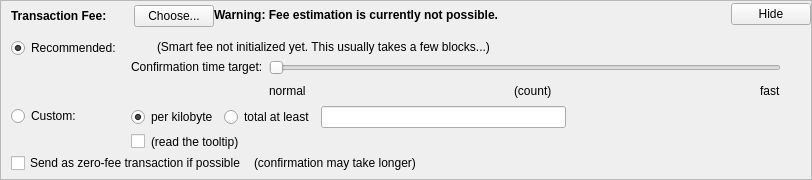
    <widget class="QFrame" name="frameFee">
     <property name="sizePolicy">
      <sizepolicy hsizetype="Expanding" vsizetype="Expanding">
       <horstretch>0</horstretch>
       <verstretch>0</verstretch>
      </sizepolicy>
     </property>
     <property name="maximumSize">
      <size>
       <width>16777215</width>
       <height>16777215</height>
      </size>
     </property>
     <property name="frameShape">
      <enum>QFrame::StyledPanel</enum>
     </property>
     <property name="frameShadow">
      <enum>QFrame::Sunken</enum>
     </property>
     <layout class="QVBoxLayout" name="verticalLayoutFee1">
      <property name="spacing">
       <number>0</number>
      </property>
      <property name="leftMargin">
       <number>0</number>
      </property>
      <property name="topMargin">
       <number>0</number>
      </property>
      <property name="rightMargin">
       <number>0</number>
      </property>
      <property name="bottomMargin">
       <number>0</number>
      </property>
      <item>
       <layout class="QVBoxLayout" name="verticalLayoutFee2" stretch="0,0,0">
        <property name="spacing">
         <number>0</number>
        </property>
        <property name="leftMargin">
         <number>10</number>
        </property>
        <property name="topMargin">
         <number>0</number>
        </property>
        <item>
         <layout class="QHBoxLayout" name="horizontalLayoutFee1">
          <property name="bottomMargin">
           <number>0</number>
          </property>
          <item>
           <layout class="QVBoxLayout" name="verticalLayoutFee7">
            <property name="spacing">
             <number>0</number>
            </property>
            <item>
             <spacer name="verticalSpacerSmartFee">
              <property name="orientation">
               <enum>Qt::Vertical</enum>
              </property>
              <property name="sizeType">
               <enum>QSizePolicy::Fixed</enum>
              </property>
              <property name="sizeHint" stdset="0">
               <size>
                <width>1</width>
                <height>4</height>
               </size>
              </property>
             </spacer>
            </item>
            <item>
             <layout class="QHBoxLayout" name="horizontalLayoutSmartFee">
              <property name="spacing">
               <number>10</number>
              </property>
              <item>
               <widget class="QLabel" name="labelFeeHeadline">
                <property name="sizePolicy">
                 <sizepolicy hsizetype="Preferred" vsizetype="Maximum">
                  <horstretch>0</horstretch>
                  <verstretch>0</verstretch>
                 </sizepolicy>
                </property>
                <property name="font">
                 <font>
                  <weight>75</weight>
                  <bold>true</bold>
                 </font>
                </property>
                <property name="styleSheet">
                 <string notr="true">font-weight:bold;</string>
                </property>
                <property name="text">
                 <string>Transaction Fee:</string>
                </property>
               </widget>
              </item>
              <item>
               <widget class="QLabel" name="labelFeeMinimized">
                <property name="text">
                 <string/>
                </property>
               </widget>
              </item>
              <item>
               <widget class="QPushButton" name="buttonChooseFee">
                <property name="text">
                 <string>Choose...</string>
                </property>
               </widget>
              </item>
             </layout>
            </item>
            <item>
             <spacer name="verticalSpacer_5">
              <property name="orientation">
               <enum>Qt::Vertical</enum>
              </property>
              <property name="sizeHint" stdset="0">
               <size>
                <width>1</width>
                <height>1</height>
               </size>
              </property>
             </spacer>
            </item>
           </layout>
          </item>
          <item>
           <widget class="QLabel" name="fallbackFeeWarningLabel">
            <property name="toolTip">
             <string>Using the fallbackfee can result in sending a transaction that will take several hours or days (or never) to confirm. Consider choosing your fee manually or wait until your have validated the complete chain.</string>
            </property>
            <property name="font">
            <font>
                <weight>75</weight>
                <bold>true</bold>
            </font>
            </property>
            <property name="text">
             <string>Warning: Fee estimation is currently not possible.</string>
            </property>
            <property name="wordWrap">
             <bool>false</bool>
            </property>
           </widget>
          </item>
          <item>
           <spacer name="horizontalSpacer_4">
            <property name="orientation">
             <enum>Qt::Horizontal</enum>
            </property>
            <property name="sizeType">
             <enum>QSizePolicy::MinimumExpanding</enum>
            </property>
            <property name="sizeHint" stdset="0">
             <size>
              <width>40</width>
              <height>20</height>
             </size>
            </property>
           </spacer>
          </item>
          <item>
           <widget class="QPushButton" name="buttonMinimizeFee">
            <property name="toolTip">
             <string>collapse fee-settings</string>
            </property>
            <property name="text">
             <string>Hide</string>
            </property>
           </widget>
          </item>
         </layout>
        </item>
        <item>
         <widget class="QFrame" name="frameFeeSelection">
          <layout class="QVBoxLayout" name="verticalLayoutFee12">
           <property name="spacing">
            <number>0</number>
           </property>
           <property name="leftMargin">
            <number>0</number>
           </property>
           <property name="topMargin">
            <number>0</number>
           </property>
           <property name="rightMargin">
            <number>0</number>
           </property>
           <property name="bottomMargin">
            <number>0</number>
           </property>
           <item>
            <layout class="QGridLayout" name="gridLayoutFee">
             <property name="topMargin">
              <number>10</number>
             </property>
             <property name="bottomMargin">
              <number>4</number>
             </property>
             <property name="horizontalSpacing">
              <number>10</number>
             </property>
             <property name="verticalSpacing">
              <number>4</number>
             </property>
             <item row="1" column="1">
              <layout class="QVBoxLayout" name="verticalLayoutFee8">
               <property name="spacing">
                <number>6</number>
               </property>
               <item>
                <layout class="QHBoxLayout" name="horizontalLayoutFee13">
                 <item>
                  <widget class="QRadioButton" name="radioCustomPerKilobyte">
                   <property name="toolTip">
                    <string>If the custom fee is set to 1000 satoshis and the transaction is only 250 bytes, then &quot;per kilobyte&quot; only pays 250 satoshis in fee, while &quot;total at least&quot; pays 1000 satoshis. For transactions bigger than a kilobyte both pay by kilobyte.</string>
                   </property>
                   <property name="text">
                    <string>per kilobyte</string>
                   </property>
                   <property name="checked">
                    <bool>true</bool>
                   </property>
                   <attribute name="buttonGroup">
                    <string notr="true">groupCustomFee</string>
                   </attribute>
                  </widget>
                 </item>
                 <item>
                  <widget class="QRadioButton" name="radioCustomAtLeast">
                   <property name="toolTip">
                    <string>If the custom fee is set to 1000 satoshis and the transaction is only 250 bytes, then &quot;per kilobyte&quot; only pays 250 satoshis in fee, while &quot;total at least&quot; pays 1000 satoshis. For transactions bigger than a kilobyte both pay by kilobyte.</string>
                   </property>
                   <property name="text">
                    <string>total at least</string>
                   </property>
                   <attribute name="buttonGroup">
                    <string notr="true">groupCustomFee</string>
                   </attribute>
                  </widget>
                 </item>
                 <item>
                  <widget class="BitcoinAmountField" name="customFee"/>
                 </item>
                 <item>
                  <spacer name="horizontalSpacer_6">
                   <property name="orientation">
                    <enum>Qt::Horizontal</enum>
                   </property>
                   <property name="sizeHint" stdset="0">
                    <size>
                     <width>1</width>
                     <height>1</height>
                    </size>
                   </property>
                  </spacer>
                 </item>
                </layout>
               </item>
               <item>
                <layout class="QHBoxLayout" name="horizontalLayoutFee8">
                 <item>
                  <widget class="QCheckBox" name="checkBoxMinimumFee">
                   <property name="toolTip">
                    <string>Paying only the minimum fee is just fine as long as there is less transaction volume than space in the blocks. But be aware that this can end up in a never confirming transaction once there is more demand for argentum transactions than the network can process.</string>
                   </property>
                   <property name="text">
                    <string/>
                   </property>
                  </widget>
                 </item>
                 <item>
                  <widget class="QLabel" name="labelMinFeeWarning">
                   <property name="enabled">
                    <bool>true</bool>
                   </property>
                   <property name="toolTip">
                    <string>Paying only the minimum fee is just fine as long as there is less transaction volume than space in the blocks. But be aware that this can end up in a never confirming transaction once there is more demand for argentum transactions than the network can process.</string>
                   </property>
                   <property name="text">
                    <string>(read the tooltip)</string>
                   </property>
                   <property name="margin">
                    <number>5</number>
                   </property>
                  </widget>
                 </item>
                 <item>
                  <spacer name="horizontalSpacer_2">
                   <property name="orientation">
                    <enum>Qt::Horizontal</enum>
                   </property>
                   <property name="sizeHint" stdset="0">
                    <size>
                     <width>1</width>
                     <height>1</height>
                    </size>
                   </property>
                  </spacer>
                 </item>
                </layout>
               </item>
              </layout>
             </item>
             <item row="0" column="0">
              <layout class="QVBoxLayout" name="verticalLayoutFee4" stretch="0,1">
               <item>
                <widget class="QRadioButton" name="radioSmartFee">
                 <property name="text">
                  <string>Recommended:</string>
                 </property>
                 <property name="checked">
                  <bool>true</bool>
                 </property>
                 <attribute name="buttonGroup">
                  <string notr="true">groupFee</string>
                 </attribute>
                </widget>
               </item>
               <item>
                <spacer name="verticalSpacer_2">
                 <property name="orientation">
                  <enum>Qt::Vertical</enum>
                 </property>
                 <property name="sizeHint" stdset="0">
                  <size>
                   <width>1</width>
                   <height>1</height>
                  </size>
                 </property>
                </spacer>
               </item>
              </layout>
             </item>
             <item row="1" column="0">
              <layout class="QVBoxLayout" name="verticalLayoutFee9" stretch="0,1">
               <item>
                <widget class="QRadioButton" name="radioCustomFee">
                 <property name="text">
                  <string>Custom:</string>
                 </property>
                 <attribute name="buttonGroup">
                  <string notr="true">groupFee</string>
                 </attribute>
                </widget>
               </item>
               <item>
                <spacer name="verticalSpacer_6">
                 <property name="orientation">
                  <enum>Qt::Vertical</enum>
                 </property>
                 <property name="sizeHint" stdset="0">
                  <size>
                   <width>1</width>
                   <height>1</height>
                  </size>
                 </property>
                </spacer>
               </item>
              </layout>
             </item>
             <item row="0" column="1">
              <layout class="QVBoxLayout" name="verticalLayoutFee3" stretch="0,0,1">
               <property name="spacing">
                <number>6</number>
               </property>
               <property name="topMargin">
                <number>2</number>
               </property>
               <item>
                <layout class="QHBoxLayout" name="horizontalLayoutFee12">
                 <item>
                  <widget class="QLabel" name="labelSmartFee">
                   <property name="text">
                    <string/>
                   </property>
                   <property name="margin">
                    <number>2</number>
                   </property>
                  </widget>
                 </item>
                 <item>
                  <widget class="QLabel" name="labelFeeEstimation">
                   <property name="text">
                    <string/>
                   </property>
                  </widget>
                 </item>
                 <item>
                  <widget class="QLabel" name="labelSmartFee2">
                   <property name="text">
                    <string>(Smart fee not initialized yet. This usually takes a few blocks...)</string>
                   </property>
                   <property name="margin">
                    <number>2</number>
                   </property>
                  </widget>
                 </item>
                 <item>
                  <spacer name="horizontalSpacer_5">
                   <property name="orientation">
                    <enum>Qt::Horizontal</enum>
                   </property>
                   <property name="sizeHint" stdset="0">
                    <size>
                     <width>1</width>
                     <height>1</height>
                    </size>
                   </property>
                  </spacer>
                 </item>
                </layout>
               </item>
               <item>
                <layout class="QHBoxLayout" name="horizontalLayoutFee9">
                 <item>
                  <layout class="QVBoxLayout" name="verticalLayoutFee6">
                   <item>
                    <widget class="QLabel" name="labelSmartFee3">
                     <property name="text">
                      <string>Confirmation time target:</string>
                     </property>
                     <property name="margin">
                      <number>2</number>
                     </property>
                    </widget>
                   </item>
                   <item>
                    <spacer name="verticalSpacer_3">
                     <property name="orientation">
                      <enum>Qt::Vertical</enum>
                     </property>
                     <property name="sizeHint" stdset="0">
                      <size>
                       <width>1</width>
                       <height>1</height>
                      </size>
                     </property>
                    </spacer>
                   </item>
                  </layout>
                 </item>
                 <item>
                  <layout class="QVBoxLayout" name="verticalLayoutFee5">
                   <property name="rightMargin">
                    <number>30</number>
                   </property>
                   <item>
                    <widget class="QSlider" name="sliderSmartFee">
                     <property name="minimum">
                      <number>0</number>
                     </property>
                     <property name="maximum">
                      <number>23</number>
                     </property>
                     <property name="pageStep">
                      <number>1</number>
                     </property>
                     <property name="value">
                      <number>0</number>
                     </property>
                     <property name="orientation">
                      <enum>Qt::Horizontal</enum>
                     </property>
                     <property name="invertedAppearance">
                      <bool>false</bool>
                     </property>
                     <property name="invertedControls">
                      <bool>false</bool>
                     </property>
                     <property name="tickPosition">
                      <enum>QSlider::NoTicks</enum>
                     </property>
                    </widget>
                   </item>
                   <item>
                    <layout class="QHBoxLayout" name="horizontalLayoutFee10">
                     <item>
                      <widget class="QLabel" name="labelSmartFeeNormal">
                       <property name="text">
                        <string>normal</string>
                       </property>
                      </widget>
                     </item>
                     <item>
                      <spacer name="horizontalSpacer_7">
                       <property name="orientation">
                        <enum>Qt::Horizontal</enum>
                       </property>
                       <property name="sizeHint" stdset="0">
                        <size>
                         <width>40</width>
                         <height>20</height>
                        </size>
                       </property>
                      </spacer>
                     </item>
                     <item>
                      <widget class="QLabel" name="confirmationTargetLabel">
                       <property name="text">
                        <string notr="true">(count)</string>
                       </property>
                      </widget>
                     </item>
                     <item>
                      <spacer name="horizontalSpacer_3">
                       <property name="orientation">
                        <enum>Qt::Horizontal</enum>
                       </property>
                       <property name="sizeHint" stdset="0">
                        <size>
                         <width>40</width>
                         <height>20</height>
                        </size>
                       </property>
                      </spacer>
                     </item>
                     <item>
                      <widget class="QLabel" name="labelSmartFeeFast">
                       <property name="text">
                        <string>fast</string>
                       </property>
                      </widget>
                     </item>
                    </layout>
                   </item>
                  </layout>
                 </item>
                </layout>
               </item>
               <item>
                <spacer name="verticalSpacer_4">
                 <property name="orientation">
                  <enum>Qt::Vertical</enum>
                 </property>
                 <property name="sizeHint" stdset="0">
                  <size>
                   <width>1</width>
                   <height>1</height>
                  </size>
                 </property>
                </spacer>
               </item>
              </layout>
             </item>
            </layout>
           </item>
           <item>
            <layout class="QHBoxLayout" name="horizontalLayoutFee5" stretch="0,0,0">
             <property name="spacing">
              <number>8</number>
             </property>
             <property name="bottomMargin">
              <number>4</number>
             </property>
             <item>
              <widget class="QCheckBox" name="checkBoxFreeTx">
               <property name="text">
                <string>Send as zero-fee transaction if possible</string>
               </property>
              </widget>
             </item>
             <item>
              <widget class="QLabel" name="labelFreeTx">
               <property name="text">
                <string>(confirmation may take longer)</string>
               </property>
               <property name="margin">
                <number>5</number>
               </property>
              </widget>
             </item>
             <item>
              <spacer name="horizontalSpacerFee5">
               <property name="orientation">
                <enum>Qt::Horizontal</enum>
               </property>
               <property name="sizeHint" stdset="0">
                <size>
                 <width>1</width>
                 <height>1</height>
                </size>
               </property>
              </spacer>
             </item>
            </layout>
           </item>
           <item>
            <spacer name="verticalSpacerFee2">
             <property name="orientation">
              <enum>Qt::Vertical</enum>
             </property>
             <property name="sizeHint" stdset="0">
              <size>
               <width>1</width>
               <height>1</height>
              </size>
             </property>
            </spacer>
           </item>
          </layout>
         </widget>
        </item>
        <item>
         <spacer name="verticalSpacerFee">
          <property name="orientation">
           <enum>Qt::Vertical</enum>
          </property>
          <property name="sizeHint" stdset="0">
           <size>
            <width>800</width>
            <height>1</height>
           </size>
          </property>
         </spacer>
        </item>
       </layout>
      </item>
     </layout>
    </widget>
